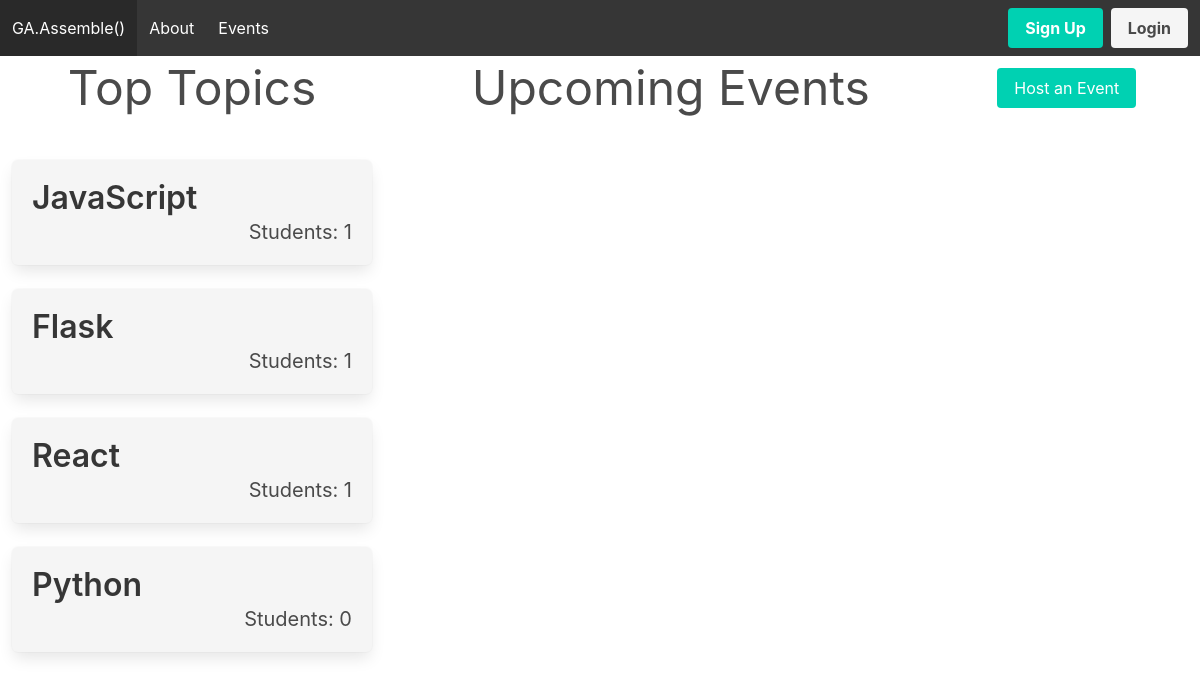
Page /main on the earlier database version.
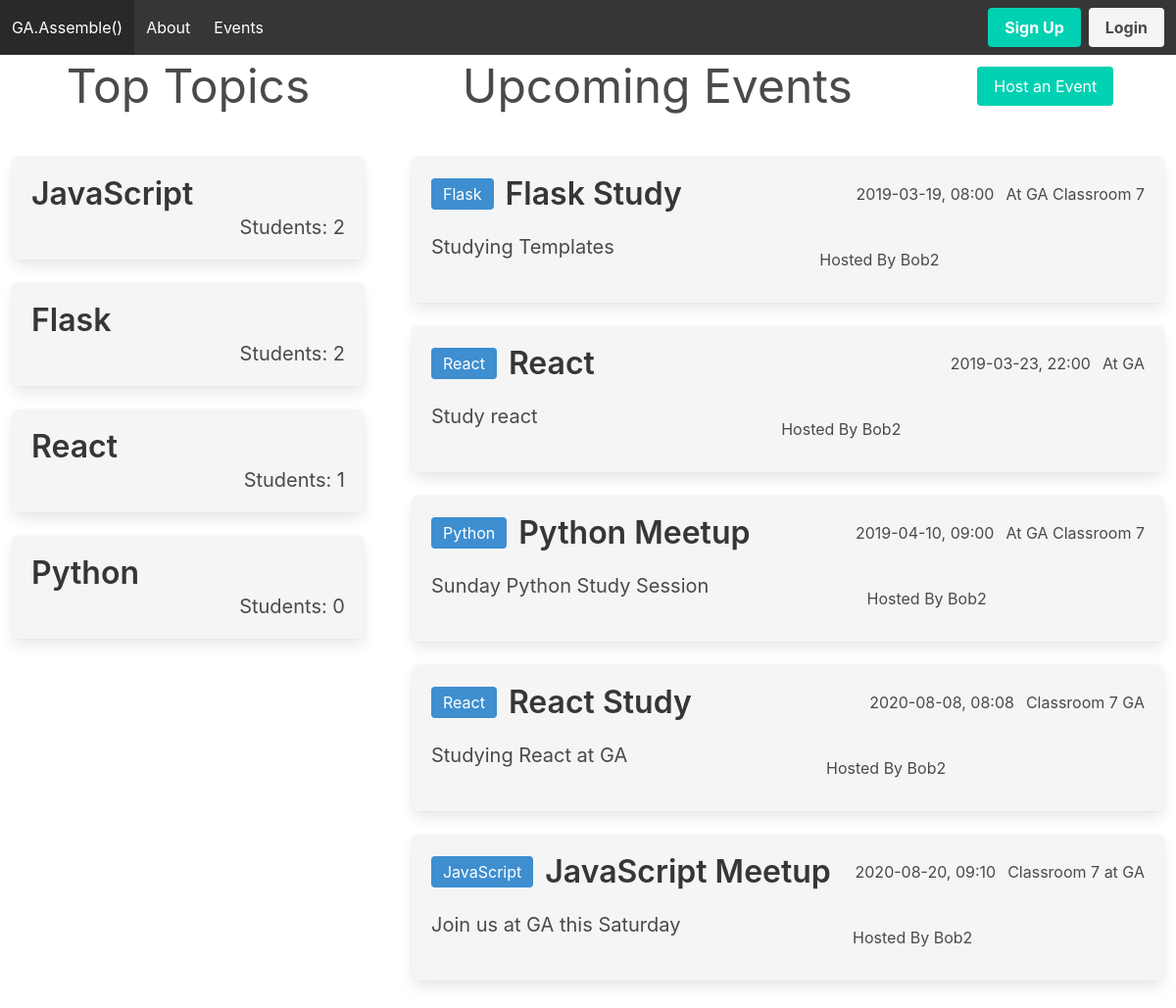
Same page on the later database version.
### models.py (models this page shows, shortened)
class Topic(Model):
    name = CharField(50, unique=True)
    class Meta:
        database = DATABASE

class Event(Model):
    title = CharField(100)
    event_time = DateTimeField()
    location = CharField(200)
    details = TextField(500)
    topic = ForeignKeyField(model=Topic,backref="event")
    created_by_id = ForeignKeyField(model=User,backref="user")
    class Meta:
        database = DATABASE

class User(UserMixin, Model):
    username = CharField(unique=True)
    fullname = CharField()
    email = CharField(unique=True)
    password = CharField(max_length=100)
    joined_at = DateTimeField(default=datetime.datetime.now)
    is_admin = BooleanField(default=False)
    class Meta:
        database = DATABASE

### app.py (the view)
@app.route('/main')
@app.route('/main/<topicid>', methods=['GET'])
def main(topicid=None):
    if topicid != None:
        events = models.Event.select().where(models.Event.topic_id == topicid)
    else:
        events = models.Event.select()
    topics = models.Topic.select(models.Topic.id, models.Topic.name, fn.COUNT(models.User_Topics.user_id).alias('num_of_followers')).join(models.User_Topics, JOIN.LEFT_OUTER, on=(models.Topic.id == models.User_Topics.topic_id)).group_by(models.Topic.id, models.Topic.name)
    eventForm=forms.EventForm()
    return render_template('main.html', topics=topics, events=events, form=eventForm)

### app.py (called while the page is built)
@app.before_request
def before_request():
    g.db = models.DATABASE
    g.db.connect()
    g.user = current_user

@app.after_request
def after_request(response):
    g.db.close()
    return response

### templates/main.html (shortened to what this page needs)
<!DOCTYPE html>
<html lang="en">
<head>
    <link rel='stylesheet' href='https://cdnjs.cloudflare.com/ajax/libs/bulma/0.7.4/css/bulma.css'/>
    <link rel='stylesheet' href="{{url_for('static',filename='style.css')}}"/>
</head>
<body class='has-navbar-fixed-top'>
    {% include 'nav.html' %}
    {% from 'macros.html' import render_topic, render_event %}
    <div class='columns'>
        <div class='column is-one-third'>
            <div class='level'>
                <h1 class='level-item is-size-1'>Top Topics</h1>
            </div>
            <div class='tile is-parent is-vertical'>
                {% for topic in topics|sort(reverse=True, attribute='num_of_followers')%}
                {{ render_topic(topic) }}
                {% endfor %}
            </div>
        </div>
        <div class='column is-two-thirds'>
            <div class='level'>
                <h1 class='event-header level-item is-size-1'>Upcoming Events</h1>
                {% include 'event.html'%}
            </div>
            <div class='event-list tile is-parent is-vertical'>
                {% for event in events|sort(attribute='event_time') %}
                {{ render_event(event) }}
                {% endfor %}
            </div>
        </div>
    </div>
</body>
</html>

### templates/nav.html (shortened to what this page needs)
<nav class='navbar is-fixed-top is-dark' role='navigation' aria-label='main navigation'>
    <div class='navbar-brand'>
        <a class='navbar-item' href="{{url_for('main')}}">
            GA.Assemble()
        </a>
    </div>
    <div class='navbar-menu'>
        <div class='navbar-start'>
            <a class='navbar-item' href="{{url_for('index')}}">About</a>
            <a class='navbar-item' href="{{url_for('main')}}">Events</a>
        </div>
        <div class="navbar-end">
            <div class="navbar-item">
                <div class="buttons">
                    {% if current_user.is_authenticated %}
                    <a class='button is-info' href="{{url_for('user_profile')}}" title="profile"><strong>Profile</strong></a>
                    <a class='button is-light' href="{{url_for('logout')}}" title="logout"><strong>Logout</strong></a>
                    {% else %}
                    <a class='button is-primary' href="{{url_for('signup')}}" title="register"><strong>Sign Up</strong></a>
                    <a class='button is-light' href="{{url_for('login')}}" title="login"><strong>Login</strong></a>
                    {% endif %}
                </div>
            </div>
        </div>
    </div>
</nav>

### templates/macros.html (shortened to what this page needs)
{% macro render_topic(topic) %}
<div
  data-id="{{ topic.id }}"
  data-name="{{ topic.name }}"
  class="topic tile box is-child has-background-light">
  <a href="{{url_for('main', topicid=topic.id)}}">
    <p class="title has-text-left">{{ topic.name }}</p>
    <p class="subtitle has-text-right">
        {% if topic.num_of_followers %}
        Students: {{topic.num_of_followers}}
        {% else %}
        Students: 0
        {% endif %}
    </p>
  </a>
</div>
{% endmacro %}
{% macro render_event(event) %}
    <div data-id={{event.id}} class='event tile box is-child has-background-light'>
        <div class='level'>
            <div class='level-left'>
                <p class="level-item tag is-info is-size-6">{{event.topic.name}}</p>
                <p class='level-item title'>{{event.title}}</p>
            </div>
            <div class='level-right'>
                <p class='level-item'>{{event.event_time.replace('T',', ')}}</p>
                <p class='level-item'>{{event.location}}</p>
            </div>
        </div>
        <div class='level'>
            <p class='subtitle'>{{event.details}}</p>
            <p class='level-item'>Hosted By {{event.created_by_id.username}}</p>
        </div>
    </div>
{% endmacro %}

### templates/event.html (shortened to what this page needs)
{% from 'macros.html' import render_field, render_event_topic %}
{% block content %}
<div class='level-item'>
  <a class='button is-primary toggle-event-modal'><p>Host an Event</p></a>
</div>
{% endblock %}

Differences in the rows shown:
computed for Topic "JavaScript": num_of_followers "1" → "2"
computed for Topic "Flask": num_of_followers "1" → "2"
added Event: topic.name "Flask", title "Flask Study", event_time.replace "2019-03-19, 08:00", location "At GA Classroom 7", details "Studying Templates", created_by_id.username "Bob2"
added Event: topic.name "React", title "React", event_time.replace "2019-03-23, 22:00", location "At GA", details "Study react", created_by_id.username "Bob2"
added Event: topic.name "Python", title "Python Meetup", event_time.replace "2019-04-10, 09:00", location "At GA Classroom 7", details "Sunday Python Study Session", created_by_id.username "Bob2"
added Event: topic.name "React", title "React Study", event_time.replace "2020-08-08, 08:08", location "Classroom 7 GA", details "Studying React at GA", created_by_id.username "Bob2"
added Event: topic.name "JavaScript", title "JavaScript Meetup", event_time.replace "2020-08-20, 09:10", location "Classroom 7 at GA", details "Join us at GA this Saturday", created_by_id.username "Bob2"
